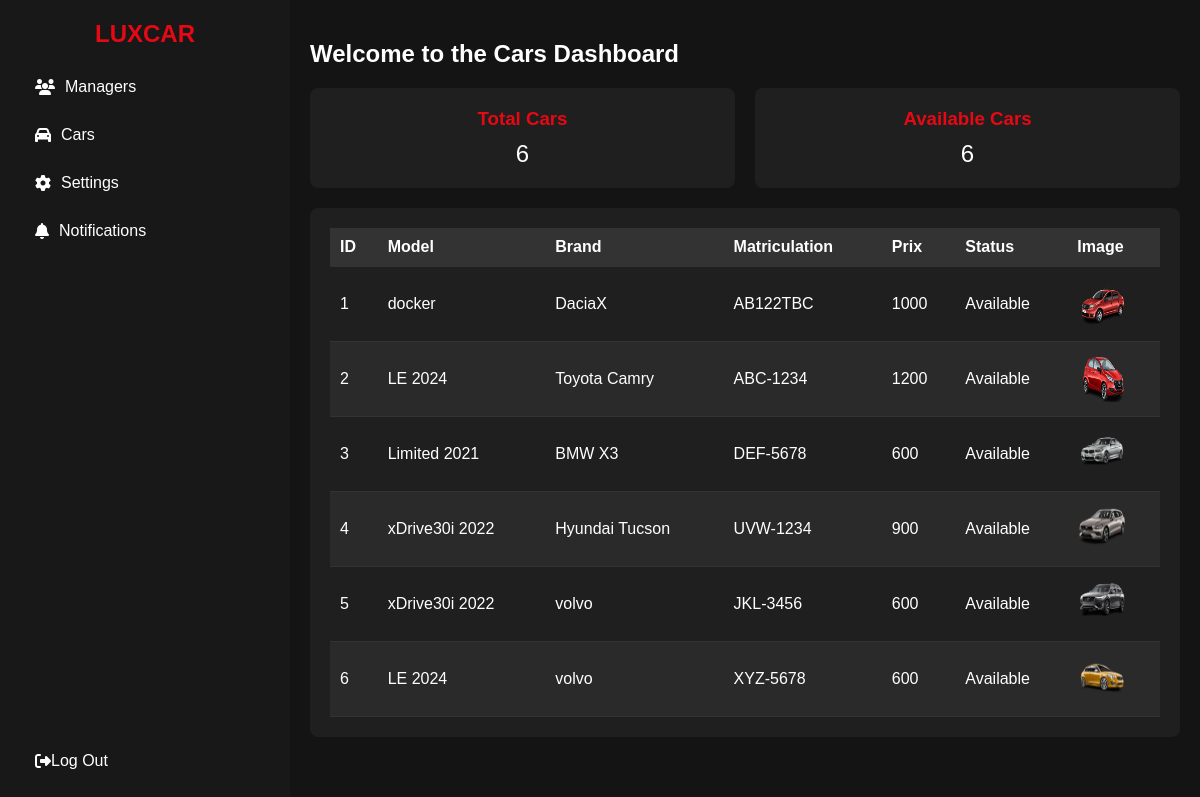
The page /Dashboard_Car on the database its author committed.
### tables this page shows
CREATE TABLE voiture (
                id_voiture INTEGER PRIMARY KEY AUTOINCREMENT,
                marque TEXT NOT NULL,
                modele TEXT NOT NULL,
                immatriculation TEXT NOT NULL,
                categorie TEXT NOT NULL,
                prix TEXT NOT NULL,
                disponibilite TEXT NOT NULL,
                path TEXT NOT NULL,
                id_manager INTEGER,
                id_client INTEGER,
                FOREIGN KEY (id_manager) REFERENCES manager(id_manager),
                FOREIGN KEY (id_client) REFERENCES client(id_client)
    );

### app.py (the view)
@app.route('/Dashboard_Car')
def Dashboard_Car():
    connexion = sql.connect("Location.db")
    cursor = connexion.cursor()
    cursor.execute(''' SELECT * FROM voiture''')
    Cars = cursor.fetchall()
    cursor.execute(''' SELECT count(*) FROM  voiture''')
    NumberCars= cursor.fetchone()
    Available = '1'
    cursor.execute(''' SELECT count(*) FROM  voiture WHERE disponibilite = ?''',(Available,))
    NbrAvailable = cursor.fetchone()
    connexion.commit()
    connexion.close()
    return render_template('DashboardCar.html'  , Cars = Cars , NumberCars = NumberCars , NbrAvailable = NbrAvailable )

### templates/DashboardCar.html (shortened to what this page needs)
<!DOCTYPE html>
<html lang="en">
<head>
    <link rel="stylesheet" href="https://cdnjs.cloudflare.com/ajax/libs/font-awesome/6.5.2/css/all.min.css" />
    <link rel="stylesheet" href="{{ url_for('static', filename='css/Dashboard.css') }}" />
</head>
<body>
    <section class="dashboard-section">
        <div class="sidebar">
            <a href="#" class="logo">LUXCAR</a>
            <nav class="nav-links">
                <a href="{{ url_for('Dashboard_Admin') }}" class="nav-link">
                    <i class="fas fa-users"></i> Managers
                </a>
                <a href="{{ url_for('Dashboard_Car') }}" class="nav-link">
                    <i class="fas fa-car"></i> Cars
                </a>
                <a href="#" class="nav-link">
                    <i class="fas fa-cog"></i> Settings
                </a>
                <a href="#" class="nav-link">
                    <i class="fas fa-bell"></i> Notifications
                </a>
            </nav>
            <a href="{{ url_for('index') }}" class="logout-button">
                <i class="fas fa-sign-out-alt"></i> Log Out
            </a>
        </div>
        <div class="dashboard-content">
            <h2>Welcome to the Cars Dashboard</h2>
            <div class="cards">
                <div class="card">
                    <h3>Total Cars</h3>
                    <p>{{ NumberCars[0] }}</p>
                </div>
                <div class="card">
                    <h3>Available Cars</h3>
                    <p>{{ NbrAvailable[0] }}</p>
                </div>
            </div>
            <div class="data-table">
                <table>
                    <thead>
                        <tr>
                            <th>ID</th>
                            <th>Model</th>
                            <th>Brand</th>
                            <th>Matriculation</th>
                            <th>Prix</th>
                            <th>Status</th>
                            <th>Image</th>
                        </tr>
                    </thead>
                    <tbody>
                        {% for car in Cars %}
                        <tr>
                            <td>{{ loop.index }}</td>
                            <td>{{ car[2] }}</td>
                            <td>{{ car[1] }}</td>
                            <td>{{ car[3] }}</td>
                            <td>{{ car[5] }}</td>
                            {% if car[6] %}
                                <td>Available</td>
                            {% else %}
                                <td>Unavailable </td>
                            {% endif %}
                            <td><img src="{{ url_for('static', filename=car[7]) }}" alt="car1" width="50" height="50"></td>
                        </tr>
                        {% endfor %}
                    </tbody>
                </table>
            </div>
        </div>
    </section>
</body>
</html>

### static/css/Dashboard.css (style rules this page uses)
body { font-family: 'Arial', sans-serif; background-color: #141414; color: #fff; margin: 0; padding: 0; display: flex; justify-content: center; align-items: center; height: 100vh; }
.dashboard-section { display: flex; height: 100%; width: 100%; }
.sidebar { width: 250px; background-color: #181818; padding: 20px; display: flex; flex-direction: column; justify-content: space-between; }
.sidebar .logo { color: #e50914; font-size: 24px; font-weight: bold; text-align: center; margin-bottom: 20px; text-decoration: none; }
.sidebar .nav-links { flex-grow: 1; }
.sidebar .nav-link { color: #fff; padding: 10px 15px; text-decoration: none; display: flex; align-items: center; margin-bottom: 10px; border-radius: 4px; transition: background-color 0.3s; }
.sidebar .nav-link i { margin-right: 10px; }
.sidebar .logout-button { color: #fff; padding: 10px 15px; text-decoration: none; display: flex; align-items: center; border-radius: 4px; transition: background-color 0.3s; margin-top: 20px; }
.dashboard-content { flex-grow: 1; padding: 20px; background-color: #141414; overflow-y: auto; }
.dashboard-content h2 { color: #fff; margin-bottom: 20px; }
.cards { display: flex; gap: 20px; margin-bottom: 20px; }
.card { background-color: #1f1f1f; padding: 20px; border-radius: 8px; flex: 1; text-align: center; }
.card h3 { margin: 0 0 10px; color: #e50914; }
.card p { font-size: 24px; margin: 0; }
.data-table { background-color: #1f1f1f; padding: 20px; border-radius: 8px; }
.data-table table { width: 100%; border-collapse: collapse; color: #fff; }
.data-table th, .data-table td { padding: 10px; border-bottom: 1px solid #333; text-align: left; }
.data-table th { background-color: #333; }
.data-table tr:nth-child(even) { background-color: #2a2a2a; }

### rows shown on the page
voiture: modele "docker", marque "DaciaX", immatriculation "AB122TBC", prix "1000", disponibilite "Available", path (picture)
voiture: modele "LE 2024", marque "Toyota Camry", immatriculation "ABC-1234", prix "1200", disponibilite "Available", path (picture)
voiture: modele "Limited 2021", marque "BMW X3", immatriculation "DEF-5678", prix "600", disponibilite "Available", path (picture)
voiture: modele "xDrive30i 2022", marque "Hyundai Tucson", immatriculation "UVW-1234", prix "900", disponibilite "Available", path (picture)
voiture: modele "xDrive30i 2022", marque "volvo", immatriculation "JKL-3456", prix "600", disponibilite "Available", path (picture)
voiture: modele "LE 2024", marque "volvo", immatriculation "XYZ-5678", prix "600", disponibilite "Available", path (picture)

### other values the page prints
{{ NumberCars[0] }} "6"
{{ NbrAvailable[0] }} "6"
